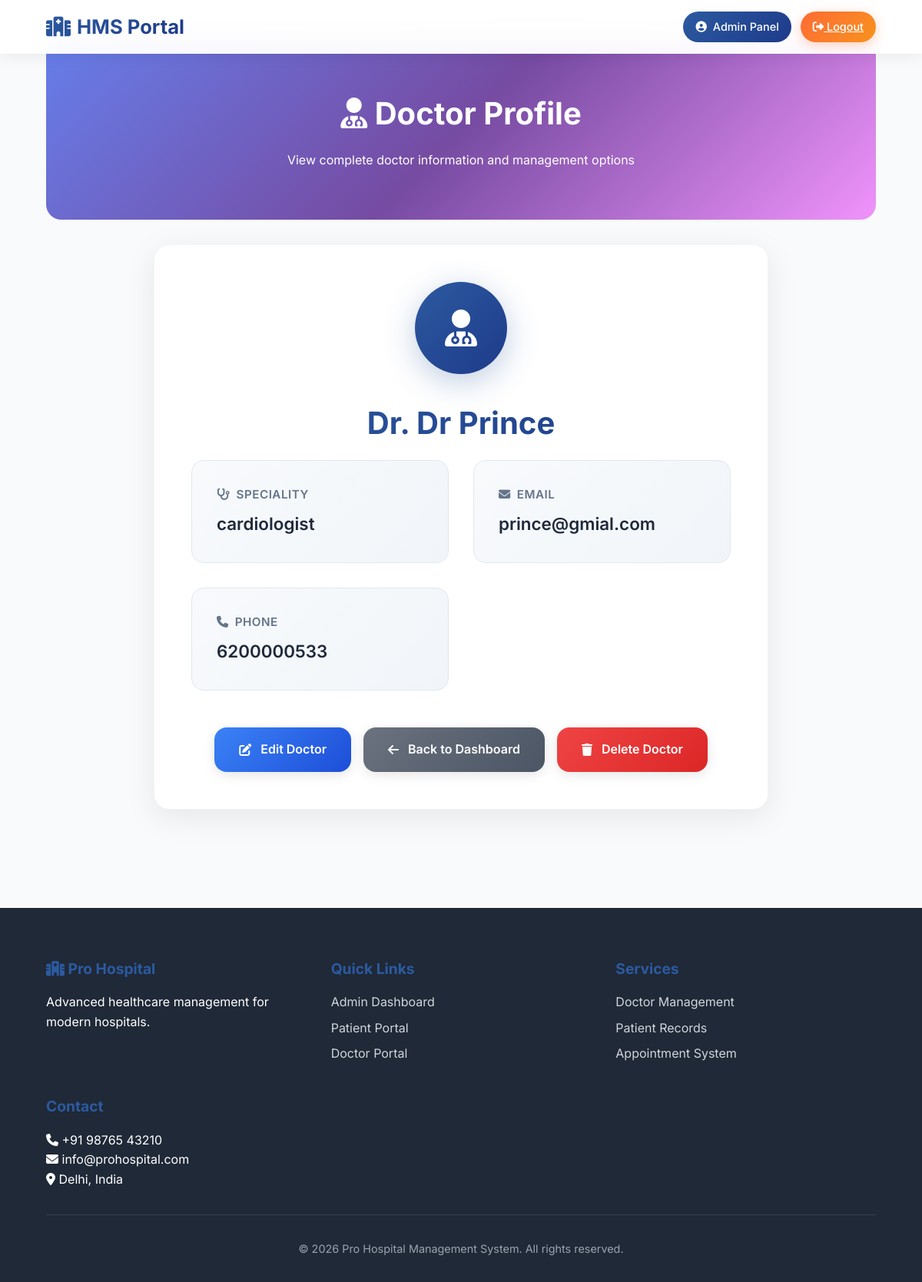
The app's page /admin/view_doctor/5 (signed in) with its own data.
### models.py (models this page shows)
class Doctor(db.Model, UserMixin):
    id = db.Column(db.Integer,primary_key = True, unique=True)
    doc_name = db.Column(db.String(100), nullable=False)
    speciality = db.Column(db.String(100),nullable=False)
    doc_email = db.Column(db.String(100), unique=True, nullable=False)
    doc_phone = db.Column(db.String(10), unique=True, nullable=False)
    doc_password = db.Column(db.String(16), nullable = False)
    department_id = db.Column(db.Integer, db.ForeignKey('department.id'), nullable=False)
    appointments = db.relationship('Appointment', backref='doctor', lazy=True)

### app.py (the view)
@app.route('/admin/view_doctor/<int:doctor_id>')
@login_required
def view_doctor(doctor_id):
    if not isinstance(current_user, Admin):
        abort(403)
    doctor = Doctor.query.get_or_404(doctor_id)
    return render_template('./admin/view_doctor.html', doctor=doctor)

### app.py (called while the page is built)
@loginmanager.user_loader
def load_user(user_id):
     return (
         Admin.query.get(int(user_id)) or
         Doctor.query.get(int(user_id)) or
         Patient.query.get(int(user_id))
     )

### templates/admin/view_doctor.html (shortened to what this page needs)
<!DOCTYPE html>
<html lang="en">
<head>
    <link href="https://cdnjs.cloudflare.com/ajax/libs/font-awesome/6.4.0/css/all.min.css" rel="stylesheet">
    <link rel="stylesheet" href="../../static/css/doctor/view_doctor.css">
</head>
<body>
    <nav class="navbar">
        <div class="logo">
            <i class="fas fa-hospital"></i> HMS Portal
        </div>
        <div class="nav-actions">
            <a href="{{ url_for('admin_dashboard') }}" class="user-profile">
                <i class="fas fa-user-circle"></i>
                Admin Panel
            </a>
            <a href="{{ url_for('logout_admin') }}" class="logout-btn">
                <i class="fas fa-sign-out-alt"></i> Logout
            </a>
        </div>
    </nav>
    <div class="main-content">
        <section class="page-hero">
            <h1><i class="fas fa-user-md"></i> Doctor Profile</h1>
            <p>View complete doctor information and management options</p>
        </section>
        <div style="max-width: 800px; margin: 0 auto;">
            <div class="card">
                <div class="doctor-avatar">
                    <i class="fas fa-user-md"></i>
                </div>
                <h1 class="doctor-name">Dr. {{ doctor.doc_name }}</h1>
                <div class="info-grid">
                    <div class="info-item">
                        <div class="info-label">
                            <i class="fas fa-stethoscope"></i> Speciality
                        </div>
                        <div class="info-value">{{ doctor.speciality }}</div>
                    </div>
                    <div class="info-item">
                        <div class="info-label">
                            <i class="fas fa-envelope"></i> Email
                        </div>
                        <div class="info-value">{{ doctor.doc_email }}</div>
                    </div>
                    <div class="info-item">
                        <div class="info-label">
                            <i class="fas fa-phone"></i> Phone
                        </div>
                        <div class="info-value">{{ doctor.doc_phone }}</div>
                    </div>
                </div>
                <div class="btn-group">
                    <a href="{{ url_for('edit_doctor', doctor_id=doctor.id) }}" class="btn btn-primary">
                        <i class="fas fa-edit"></i> Edit Doctor
                    </a>
                    <a href="{{ url_for('admin_dashboard') }}" class="btn btn-secondary">
                        <i class="fas fa-arrow-left"></i> Back to Dashboard
                    </a>
                    <a href="{{ url_for('delete_doctor', doctor_id=doctor.id) }}"
                       class="btn btn-danger"
                       onclick="return confirm('Are you sure you want to delete this doctor?');">
                        <i class="fas fa-trash"></i> Delete Doctor
                    </a>
                </div>
            </div>
        </div>
    </div>
    <footer class="footer">
        <div class="footer-content">
            <div class="footer-section">
                <h3><i class="fas fa-hospital"></i> Pro Hospital</h3>
                <p>Advanced healthcare management for modern hospitals.</p>
            </div>
            <div class="footer-section">
                <h3>Quick Links</h3>
                <a href="{{ url_for('admin_dashboard') }}">Admin Dashboard</a>
                <a href="/patient/login">Patient Portal</a>
                <a href="/doctor/login">Doctor Portal</a>
            </div>
            <div class="footer-section">
                <h3>Services</h3>
                <a href="#">Doctor Management</a>
                <a href="#">Patient Records</a>
                <a href="#">Appointment System</a>
            </div>
            <div class="footer-section">
                <h3>Contact</h3>
                <p><i class="fas fa-phone"></i> +91 98765 43210</p>
                <p><i class="fas fa-envelope"></i> info@prohospital.com</p>
                <p><i class="fas fa-map-marker-alt"></i> Delhi, India</p>
            </div>
        </div>
        <div class="footer-bottom">
            <p>&copy; 2026 Pro Hospital Management System. All rights reserved.</p>
        </div>
    </footer>
</body>
</html>

### static/css/doctor/view_doctor.css (style rules this page uses)
* { margin: 0; padding: 0; box-sizing: border-box; }
body { font-family: "Inter", -apple-system, sans-serif; line-height: 1.6; overflow-x: hidden; background: #f8fafc; }
.navbar { position: fixed; top: 0; left: 0; right: 0; background: rgba(255, 255, 255, 0.95); backdrop-filter: blur(20px); z-index: 1000; padding: 0.5rem 5%; display: flex; justify-content: space-between; align-items: center; box-shadow: 0 2px 20px rgba(0, 0, 0, 0.08); transition: all 0.3s ease; height: 70px; }
.logo { font-size: 1.6rem; font-weight: 700; background: linear-gradient(135deg, #2c5aa0, #1e3a8a); -webkit-background-clip: text; -webkit-text-fill-color: transparent; background-clip: text; display: flex; align-items: center; gap: 0.5rem; }
.nav-actions { display: flex; align-items: center; gap: 0.75rem; }
.user-profile { display: flex; align-items: center; gap: 0.5rem; background: linear-gradient(135deg, #2c5aa0, #1e3a8a); color: white; padding: 0.5rem 1rem; border-radius: 25px; font-weight: 500; font-size: 0.9rem; text-decoration: none; transition: all 0.3s ease; }
.logout-btn { background: linear-gradient(135deg, #ff6b35, #f7931e); color: white; padding: 0.5rem 1rem; border: none; border-radius: 25px; font-weight: 500; font-size: 0.9rem; cursor: pointer; transition: all 0.3s ease; box-shadow: 0 4px 15px rgba(255, 107, 53, 0.3); }
.main-content { padding-top: 80px; min-height: calc(100vh - 200px); padding: 2rem 5%; max-width: 1200px; margin: 0 auto; }
.page-hero { background: linear-gradient(135deg, #667eea 0%, #764ba2 50%, #f093fb 100%); color: white; padding: 4rem 2rem; text-align: center; border-radius: 20px; margin-bottom: 2rem; margin-top: 20px; }
.page-hero h1 { font-size: 2.5rem; font-weight: 700; margin-bottom: 1rem; }
.card { background: white; border-radius: 20px; box-shadow: 0 10px 40px rgba(0, 0, 0, 0.08); padding: 3rem; margin-bottom: 2rem; border: 1px solid #f1f5f9; transition: all 0.3s ease; text-align: center; }
.doctor-avatar { background: linear-gradient(135deg, #2c5aa0, #1e3a8a); color: white; width: 120px; height: 120px; border-radius: 50%; display: flex; align-items: center; justify-content: center; font-size: 3rem; margin: 0 auto 2rem; box-shadow: 0 10px 40px rgba(44, 90, 160, 0.3); }
.doctor-name { font-size: 2.5rem; font-weight: 700; background: linear-gradient(135deg, #2c5aa0, #1e3a8a); -webkit-background-clip: text; -webkit-text-fill-color: transparent; background-clip: text; margin-bottom: 1rem; }
.info-grid { display: grid; grid-template-columns: repeat(auto-fit, minmax(250px, 1fr)); gap: 2rem; margin-bottom: 3rem; }
.info-item { background: linear-gradient(135deg, #f8fafc 0%, #f1f5f9 100%); padding: 2rem; border-radius: 16px; border: 1px solid #e2e8f0; text-align: left; transition: all 0.3s ease; }
.info-label { font-weight: 600; color: #64748b; font-size: 0.95rem; text-transform: uppercase; letter-spacing: 0.5px; margin-bottom: 0.5rem; display: flex; align-items: center; gap: 0.5rem; }
.info-value { font-size: 1.4rem; font-weight: 600; color: #1e293b; }
.btn { padding: 1rem 2rem; border: none; border-radius: 16px; font-weight: 600; font-size: 1rem; cursor: pointer; transition: all 0.3s ease; text-decoration: none; display: inline-flex; align-items: center; gap: 0.75rem; box-shadow: 0 4px 15px rgba(0, 0, 0, 0.1); }
.btn-primary { background: linear-gradient(135deg, #3b82f6, #1d4ed8); color: white; }
.btn-secondary { background: linear-gradient(135deg, #6b7280, #4b5563); color: white; }
.btn-danger { background: linear-gradient(135deg, #ef4444, #dc2626); color: white; }
.btn-group { display: flex; gap: 1rem; justify-content: center; flex-wrap: wrap; }
.footer { background: #1f2937; color: white; padding: 4rem 5% 2rem; margin-top: 4rem; }
.footer-content { max-width: 1200px; margin: 0 auto; display: grid; grid-template-columns: repeat(auto-fit, minmax(250px, 1fr)); gap: 2rem; margin-bottom: 2rem; }
.footer-section h3 { color: #2c5aa0; margin-bottom: 1rem; font-size: 1.2rem; }
.footer-section a { color: #d1d5db; text-decoration: none; display: block; margin-bottom: 0.5rem; transition: color 0.2s; }
.footer-bottom { text-align: center; padding-top: 2rem; border-top: 1px solid #374151; color: #9ca3af; font-size: 0.9rem; }

### records on screen
Doctor: doc_name "Dr Prince", speciality "cardiologist", doc_email "prince@gmial.com", doc_phone "6200000533"
